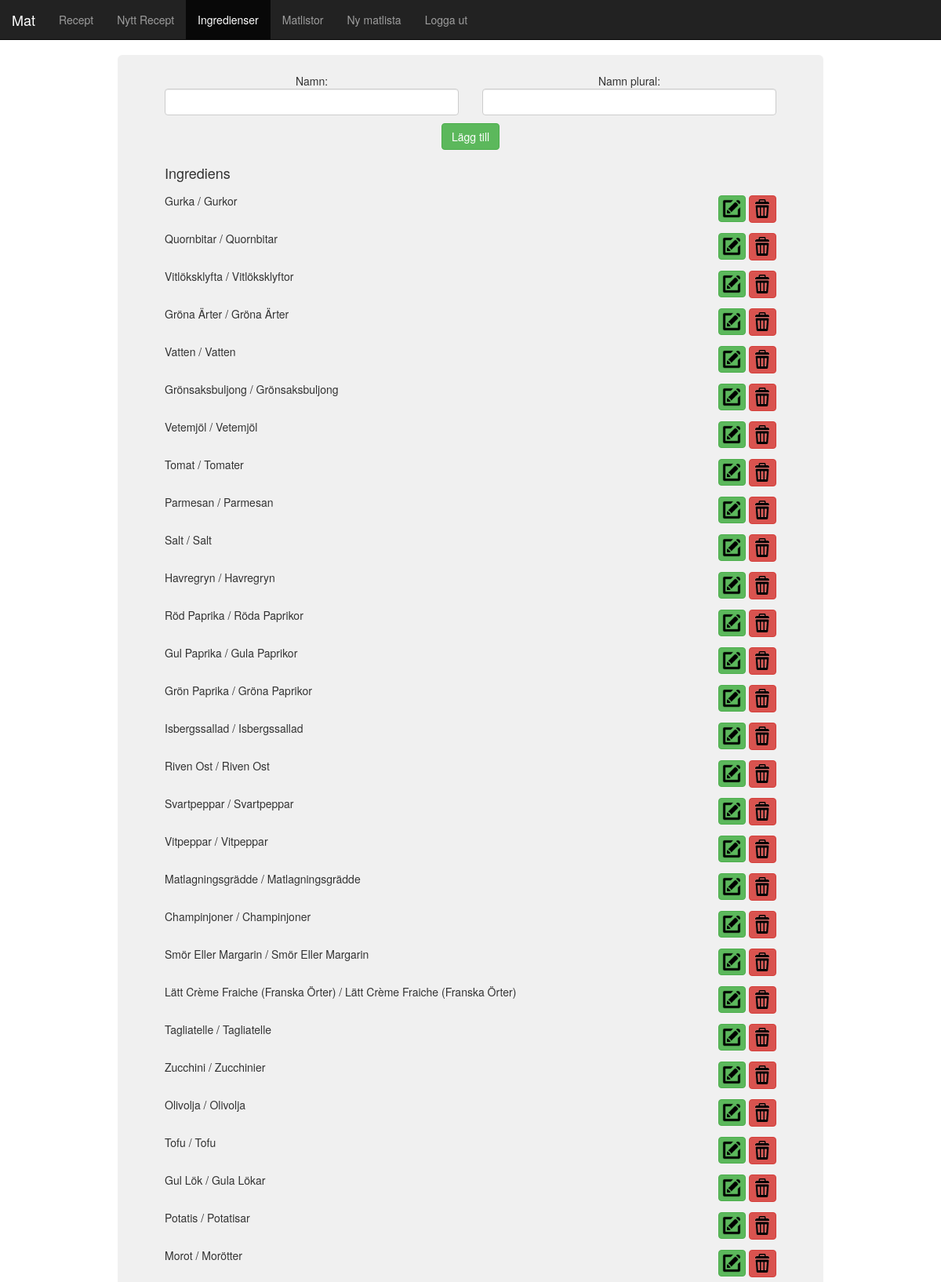
/index.php?p=ingredients (signed in, upper part), run on the app's committed database.
### tables this page shows
CREATE TABLE `ingredients` (
  `ingredient_id` int(5) NOT NULL AUTO_INCREMENT,
  `ingredient_name` varchar(50) NOT NULL DEFAULT 'Inget namn',
  `ingredient_name_plural` varchar(50) NOT NULL DEFAULT ' ',
  PRIMARY KEY (`ingredient_id`)
);

### classes.php (called while the page is built, shortened)
<?php
class Ingredient {
	public function __construct($id, $name_singular, $name_plural){
			$this->_id = $id;
			$this->_name = $name_singular;
			$this->_name_plural = $name_plural;
	}
}
?>

### ingredients.php (the view, shortened to what this page needs)
<?php
include "session.php";
$query = "SELECT * FROM ingredients";
$result = $conn->query($query);
while($row = $result->fetch_assoc()){
	$ingredient = new Ingredient($row['ingredient_id'], $row['ingredient_name'], $row['ingredient_name_plural']);
	$ingredients[] = $ingredient;
}
?>
	<div class="row">
		<form action="?p=ingredients" method=post>
			<div class='col-md-6 col-sm-12 col-xs-12 col-lg-6 col-xl-6'>
				Namn:<input class="form-control" id="name-field" name="n" type=text>
			</div>
			<div class='col-md-6 col-sm-12 col-xs-12 col-lg-6 col-xl-6'>
				Namn plural:<input class="form-control" id="name-plural-field" name="np" type=text>
			</div>
	</div>
	<div class="row padded-row">
		<input class="btn btn-success" id="submit-button" value="Lägg till" type=submit>
	</div>
	<div class='row text_left'>
		<div class='col-md-8 col-sm-8 col-xs-8 col-lg-8 col-xl-8'>
			<h4>Ingrediens</h4>
		</div>
	</div>
	<div id='ingredient-list-div'>
<?php
foreach ($ingredients as $i){
	echo "<div class='row fading' id='ingredient-list-item'>
			<div class='col-md-8 col-sm-8 col-xs-8 col-lg-8 col-xl-8 text_left name-col'>
				<span class='sing'>" . mb_convert_case($i->_name, MB_CASE_TITLE, 'UTF-8') . "</span> / <span class='plur'>" . mb_convert_case($i->_name_plural, MB_CASE_TITLE, 'UTF-8') . "</span>
			</div>
			<div class='col-md-4 col-sm-4 col-xs-4 col-lg-4 col-xl-4 text_right'>
				<form action='index.php?p=ingredients' id='delete-form' method=post>
					<input type=button data-id='$i->_id' class='btn btn-success btn-edit'>
					<input type=hidden name='del' value='y'>
					<input type=hidden name='id' value='$i->_id'>
					<input type=hidden name='p' value='ingredients'>
					<input type=submit value='' data-id='$i->_id' class='btn btn-danger btn-remove icon-trash-black'>
				</form>
			</div>
		</div>";
}
?>
	</div>

### css/starter-template.css (style rules this page uses)
body { padding-top: 70px; background-image: url('../img/bg/bg2.jpg'); background-repeat:no-repeat; background-size:100%; background-position: center 30; background-attachment: fixed; }
.text_left { text-align:left; }
.text_right { text-align:right; }
.fading { position:relative; padding: 5px 0px; -webkit-transition: all .25s; }
form { margin-bottom:0px !important; padding-top:3px; }
.padded-row { padding-top:10px; padding-bottom:10px; }
.btn-edit { width: 35px; background-image: url('../img/icons/pen.png'); background-repeat: no-repeat; background-size:24px; background-position:4; }
.icon-trash-black { background-image: url('../img/icons/trash-black.png'); }
.btn-remove { background-size:24px; background-repeat: no-repeat; background-position:4; width:35px; min-height:35px; }

### data on the page
ingredients: ingredient_name "Gurka", ingredient_name_plural "Gurkor"
ingredients: ingredient_name "Quornbitar", ingredient_name_plural "Quornbitar"
ingredients: ingredient_name "Vitlöksklyfta", ingredient_name_plural "Vitlöksklyftor"
ingredients: ingredient_name "Gröna Ärter", ingredient_name_plural "Gröna Ärter"
ingredients: ingredient_name "Vatten", ingredient_name_plural "Vatten"
ingredients: ingredient_name "Grönsaksbuljong", ingredient_name_plural "Grönsaksbuljong"
ingredients: ingredient_name "Vetemjöl", ingredient_name_plural "Vetemjöl"
ingredients: ingredient_name "Tomat", ingredient_name_plural "Tomater"
ingredients: ingredient_name "Parmesan", ingredient_name_plural "Parmesan"
ingredients: ingredient_name "Salt", ingredient_name_plural "Salt"
ingredients: ingredient_name "Havregryn", ingredient_name_plural "Havregryn"
ingredients: ingredient_name "Röd Paprika", ingredient_name_plural "Röda Paprikor"
ingredients: ingredient_name "Gul Paprika", ingredient_name_plural "Gula Paprikor"
ingredients: ingredient_name "Grön Paprika", ingredient_name_plural "Gröna Paprikor"
ingredients: ingredient_name "Isbergssallad", ingredient_name_plural "Isbergssallad"
ingredients: ingredient_name "Riven Ost", ingredient_name_plural "Riven Ost"
ingredients: ingredient_name "Svartpeppar", ingredient_name_plural "Svartpeppar"
ingredients: ingredient_name "Vitpeppar", ingredient_name_plural "Vitpeppar"
ingredients: ingredient_name "Matlagningsgrädde", ingredient_name_plural "Matlagningsgrädde"
ingredients: ingredient_name "Champinjoner", ingredient_name_plural "Champinjoner"
ingredients: ingredient_name "Smör Eller Margarin", ingredient_name_plural "Smör Eller Margarin"
ingredients: ingredient_name "Lätt Crème Fraiche (Franska Örter)", ingredient_name_plural "Lätt Crème Fraiche (Franska Örter)"
ingredients: ingredient_name "Tagliatelle", ingredient_name_plural "Tagliatelle"
ingredients: ingredient_name "Zucchini", ingredient_name_plural "Zucchinier"
ingredients: ingredient_name "Olivolja", ingredient_name_plural "Olivolja"
ingredients: ingredient_name "Tofu", ingredient_name_plural "Tofu"
ingredients: ingredient_name "Gul Lök", ingredient_name_plural "Gula Lökar"
ingredients: ingredient_name "Potatis", ingredient_name_plural "Potatisar"
ingredients: ingredient_name "Morot", ingredient_name_plural "Morötter"
